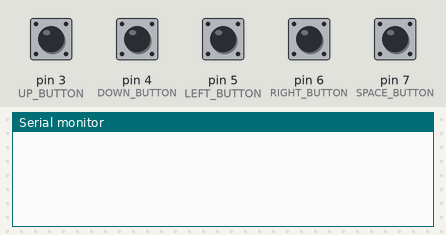
A sketch run on a simulated Arduino Uno, built with avr-gcc and run on an emulated ATmega328P. Shown: the last lines printed to the serial monitor. Inputs (shaded band) come from the test bench; at power-on: pin 3 (UP_BUTTON), pin 4 (DOWN_BUTTON), pin 5 (LEFT_BUTTON), pin 6 (RIGHT_BUTTON), pin 7 (SPACE_BUTTON) HIGH.

Above: at 1.2 s.
1.3 s: pin 3 (UP_BUTTON) pulled LOW for 0.15 s
At 2.6 s:
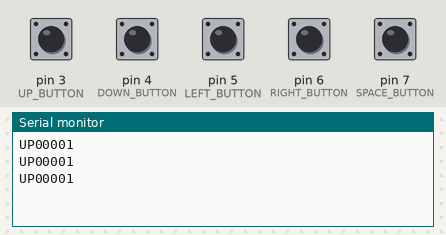
2.9 s: pin 4 (DOWN_BUTTON) pulled LOW for 0.15 s
At 3.9 s:
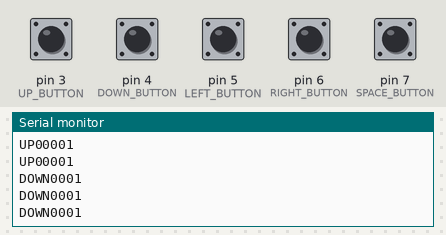
4.5 s: pin 5 (LEFT_BUTTON) pulled LOW for 0.15 s
At 5.1 s:
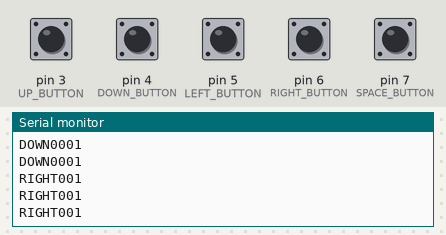
6.1 s: pin 6 (RIGHT_BUTTON) pulled LOW for 0.15 s
At 7.4 s:
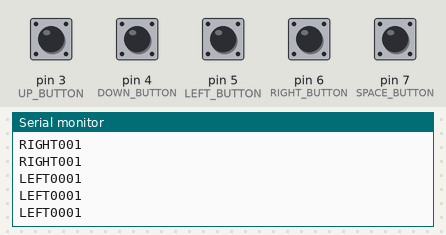
7.7 s: pin 7 (SPACE_BUTTON) pulled LOW for 0.15 s
At 8.8 s:
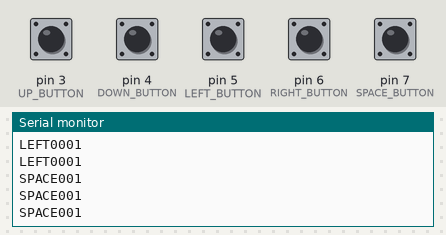

The sketch:

ArcadeKeyboardSerialController2018.ino
```cpp
const int UP_BUTTON = 3; //red wire
const int DOWN_BUTTON = 4; // blue wire
const int LEFT_BUTTON = 5; // yellow wire
const int RIGHT_BUTTON = 6; // brown wire
const int SPACE_BUTTON = 7; //unknown

int upButtonState = 0;
int downButtonState = 0;
int leftButtonState = 0;
int rightButtonState = 0;
int spaceButtonState = 0;


void setup() {
  pinMode(UP_BUTTON, INPUT);
  digitalWrite(UP_BUTTON, HIGH);

  pinMode(DOWN_BUTTON, INPUT);
  digitalWrite(DOWN_BUTTON, HIGH);

  pinMode(LEFT_BUTTON, INPUT);
  digitalWrite(LEFT_BUTTON, HIGH);

  pinMode(RIGHT_BUTTON, INPUT);
  digitalWrite(RIGHT_BUTTON, HIGH);

  pinMode(SPACE_BUTTON, INPUT);
  digitalWrite(SPACE_BUTTON, HIGH);

  Serial.begin(9600);

}

void loop() {
  upButtonState = digitalRead(UP_BUTTON);
  downButtonState = digitalRead(DOWN_BUTTON);
  leftButtonState = digitalRead(RIGHT_BUTTON);
  rightButtonState = digitalRead(LEFT_BUTTON);
  spaceButtonState = digitalRead(SPACE_BUTTON);

  if(upButtonState == LOW)
  {
    Serial.print("\nUP00001");
  }
  if(downButtonState == LOW)
  {
    Serial.print("\nDOWN0001");
  }
  if(leftButtonState == LOW)
  {
    Serial.print("\nLEFT0001");
  }
  if(rightButtonState == LOW)
  {
    Serial.print("\nRIGHT001");
  }
  if(spaceButtonState == LOW)
  {
    Serial.print("\nSPACE001");
  }
  delay(50);
 /* else
  {
    Serial.print("\nNOKEY001");
  }*/

}
```

Measured:
- after the input at 1.3 s, the serial monitor: prints a new line at once (image 1)
- after the input at 2.9 s, the serial monitor: prints a new line at once (image 2)
- after the input at 4.5 s, the serial monitor: prints a new line at once (image 3)
- after the input at 6.1 s, the serial monitor: prints a new line at once (image 4)
- after the input at 7.7 s, the serial monitor: prints a new line at once (image 5)
